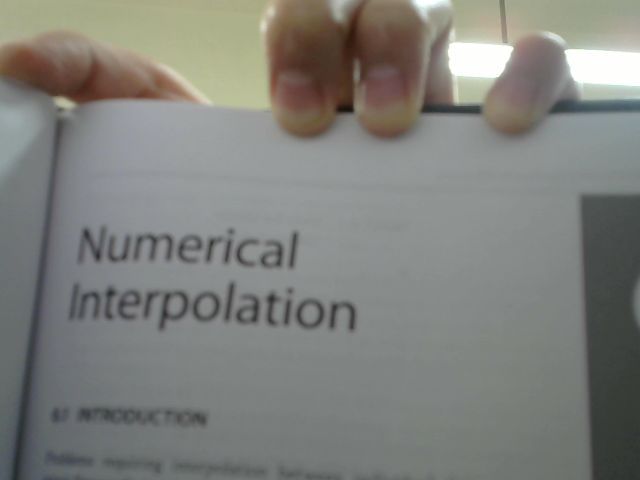
#> input picture camera_test.png, 640 x 480 px
$ python -i ocr_clicked.py   (imports and definitions only)
#> lines starting #> are read from the running program, lines starting #| are printed output that depends on the picture; after the words box and inside, x2 and y2 are one past the last pixel; in counts of white or black regions, pixels touching at a corner belong together
#> further down, picture is the input picture: shape (480, 640, 3); mean B, G, R 124.2, 128.8, 127.8
import cv2
import pytesseract
import time


def run_ocr_tesseract(image):
    """
    Run Tesseract OCR on the input image.
    :param image: BGR image from OpenCV
    :return: recognized text
    """
    # Convert to grayscale
    gray = cv2.cvtColor(image, cv2.COLOR_BGR2GRAY)
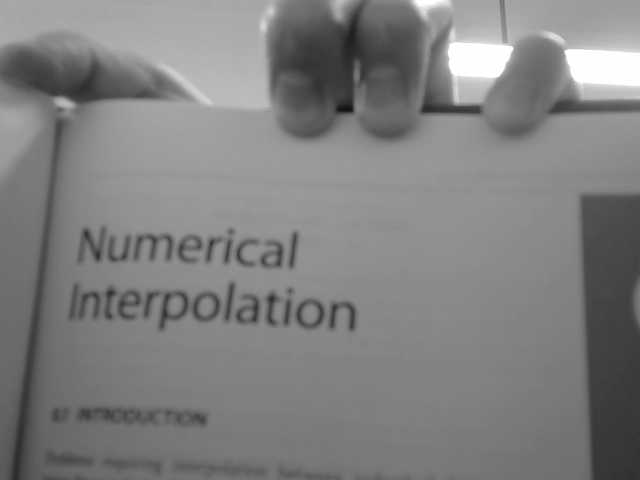
#> gray: shape (480, 640); min 18, max 255, mean 127.9
    gray = cv2.GaussianBlur(gray, (3, 3), 0)
    _, thresh = cv2.threshold(gray, 0, 255, cv2.THRESH_BINARY + cv2.THRESH_OTSU)
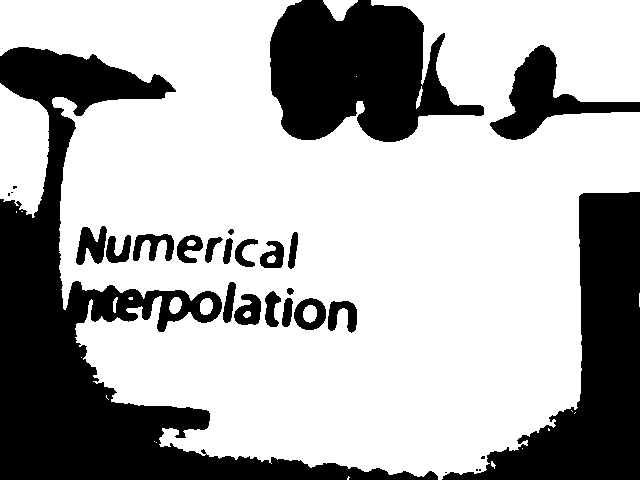
#> thresh: shape (480, 640); 68.1% white; 28 black regions (7 under 20 px), largest, box (x1, y1, x2, y2) and area: (0, 47, 438, 480) 45116, (442, 192, 640, 480) 21853, (270, 0, 484, 142) 20081
    # Apply binary thresholding (optional but helps OCR)


    # Start timing
    start_time = time.time()

    # OCR configuration
    custom_config = r'--oem 1 --psm 3'

    # Perform OCR
#> (the run stopped early here; a loop or call above may not have finished)
